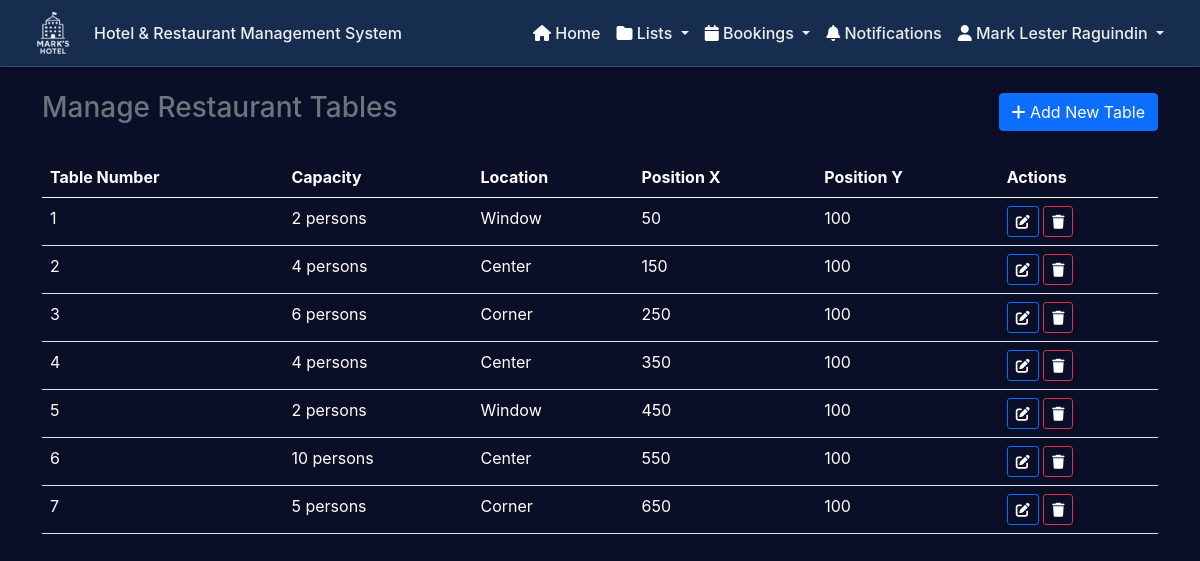
The page /admin/manageTables.php (signed in) on the database as committed earlier.
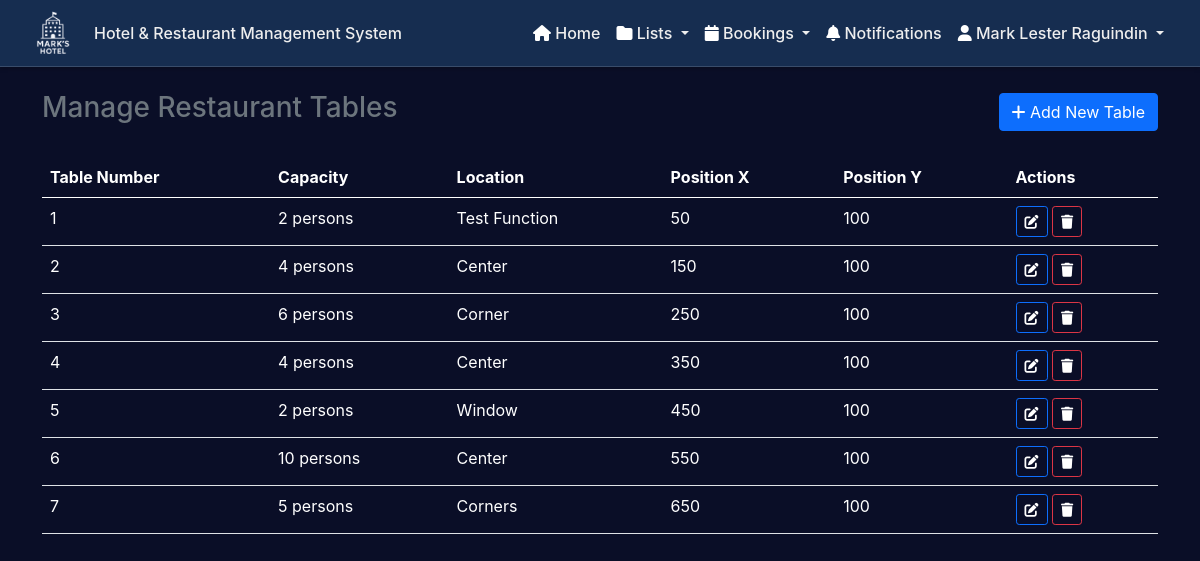
The same page on the database as committed later.
### tables this page shows
CREATE TABLE `restaurant_tables` (
  `table_id` int(11) NOT NULL,
  `table_number` int(11) NOT NULL,
  `capacity` int(11) NOT NULL,
  `position_x` int(11) NOT NULL,
  `position_y` int(11) NOT NULL,
  `location` varchar(255) NOT NULL
);

### controllers/manageTablesController.php (called while the page is built, shortened)
<?php
include '../components/connection.php';
    try{
        function getAllTables($con) {
            $db = new Database();
            $con = $db->getConnection();
            $query = "SELECT * FROM restaurant_tables ORDER BY table_number";
            $result = mysqli_query($con, $query);
            return mysqli_fetch_all($result, MYSQLI_ASSOC);
        }
    }catch( Exception $e ){
        throw new Exception("Error fetching tables". $e->getMessage(), 500);
    }finally{
        $db->closeConnection();
    }
?>

### admin/manageTables.php (the view, shortened to what this page needs)
<?php
include '../controllers/manageTablesController.php';
$tables = getAllTables($con);
?>
<!DOCTYPE html>
<html lang="en">
<head>
    <link href="https://cdn.jsdelivr.net/npm/bootstrap@5.0.2/dist/css/bootstrap.min.css" rel="stylesheet">
    <link rel="stylesheet" href="https://cdnjs.cloudflare.com/ajax/libs/font-awesome/6.0.0-beta3/css/all.min.css" />
    <link rel="stylesheet" href="../css/customAdminHeader.css">
    <link rel="stylesheet" href="https://cdnjs.cloudflare.com/ajax/libs/font-awesome/6.7.2/css/all.min.css">
    <link rel="stylesheet" href="../css/notifications.css">
    <link rel="stylesheet" href="../css/app.css">
</head>
<body>
    <?php include '../components/header_admin.php'; ?>
    <div class="container mt-4">
        <div class="d-flex justify-content-between align-items-center mb-4">
            <h3 class="card-title text-muted">Manage Restaurant Tables</h3>
            <button class="btn btn-primary" data-bs-toggle="modal" data-bs-target="#addTableModal">
                <i class="fas fa-plus"></i> Add New Table
            </button>
        </div>
        <div class="table-responsive">
            <table class="table table-hover">
                <thead class="table">
                    <tr>
                        <th>Table Number</th>
                        <th>Capacity</th>
                        <th>Location</th>
                        <th>Position X</th>
                        <th>Position Y</th>
                        <th>Actions</th>
                    </tr>
                </thead>
                <tbody>
                    <?php foreach ($tables as $table): ?>
                        <tr>
                            <td><?php echo htmlspecialchars($table['table_number']); ?></td>
                            <td><?php echo htmlspecialchars($table['capacity']); ?> persons</td>
                            <td><?php echo htmlspecialchars($table['location']); ?></td>
                            <td><?php echo htmlspecialchars($table['position_x']); ?></td>
                            <td><?php echo htmlspecialchars($table['position_y']); ?></td>
                            <td class="table-actions">
                                <button class="btn btn-sm btn-outline-primary edit-table"
                                        data-bs-toggle="modal"
                                        data-bs-target="#editTableModal"
                                        data-table='<?php echo json_encode($table); ?>'>
                                    <i class="fas fa-edit"></i>
                                </button>
                                <button class="btn btn-sm btn-outline-danger delete-table"
                                        data-table-id="<?php echo $table['table_id']; ?>"
                                        data-table-number="<?php echo $table['table_number']; ?>">
                                    <i class="fas fa-trash"></i>
                                </button>
                            </td>
                        </tr>
                    <?php endforeach; ?>
                </tbody>
            </table>
        </div>
    </div>
</body>
</html>

Rows that differ between the two databases and show on the page:
changed restaurant_tables: location "Window" → "Test Function"
changed restaurant_tables: location "Corner" → "Corners"
